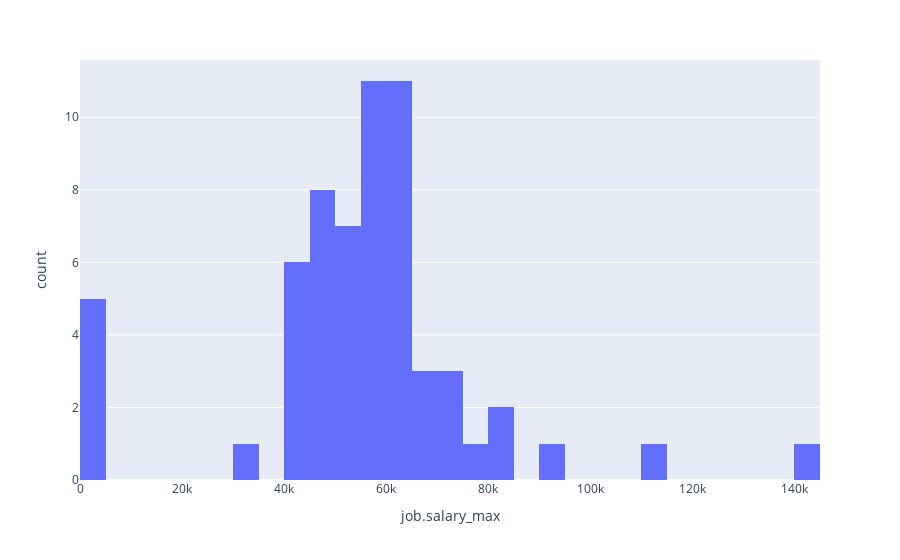

Notebook code cell kept with this figure:
### Code cell
fig = px.histogram(df_welcome, x="job.salary_max")
fig.show()

### Figure 1 — Plotly figure (JSON) as saved in the notebook; plotly's stock layout.template omitted (floating-point values rounded to 4 significant figures; data arrays with more than 128 entries replaced by an {"elided": "..."} marker saying what was removed)
{"data": [{"alignmentgroup": "True", "bingroup": "x", "hovertemplate": "job.salary_max=%{x}<br>count=%{y}<extra></extra>", "legendgroup": "", "marker": {"color": "#636efa", "pattern": {"shape": ""}}, "name": "", "offsetgroup": "", "orientation": "v", "showlegend": false, "type": "histogram", "x": {"elided": "461 int values"}, "xaxis": "x", "yaxis": "y"}], "layout": {"barmode": "relative", "legend": {"tracegroupgap": 0}, "margin": {"t": 60}, "xaxis": {"anchor": "y", "domain": [0, 1], "title": {"text": "job.salary_max"}}, "yaxis": {"anchor": "x", "domain": [0, 1], "title": {"text": "count"}}}}
